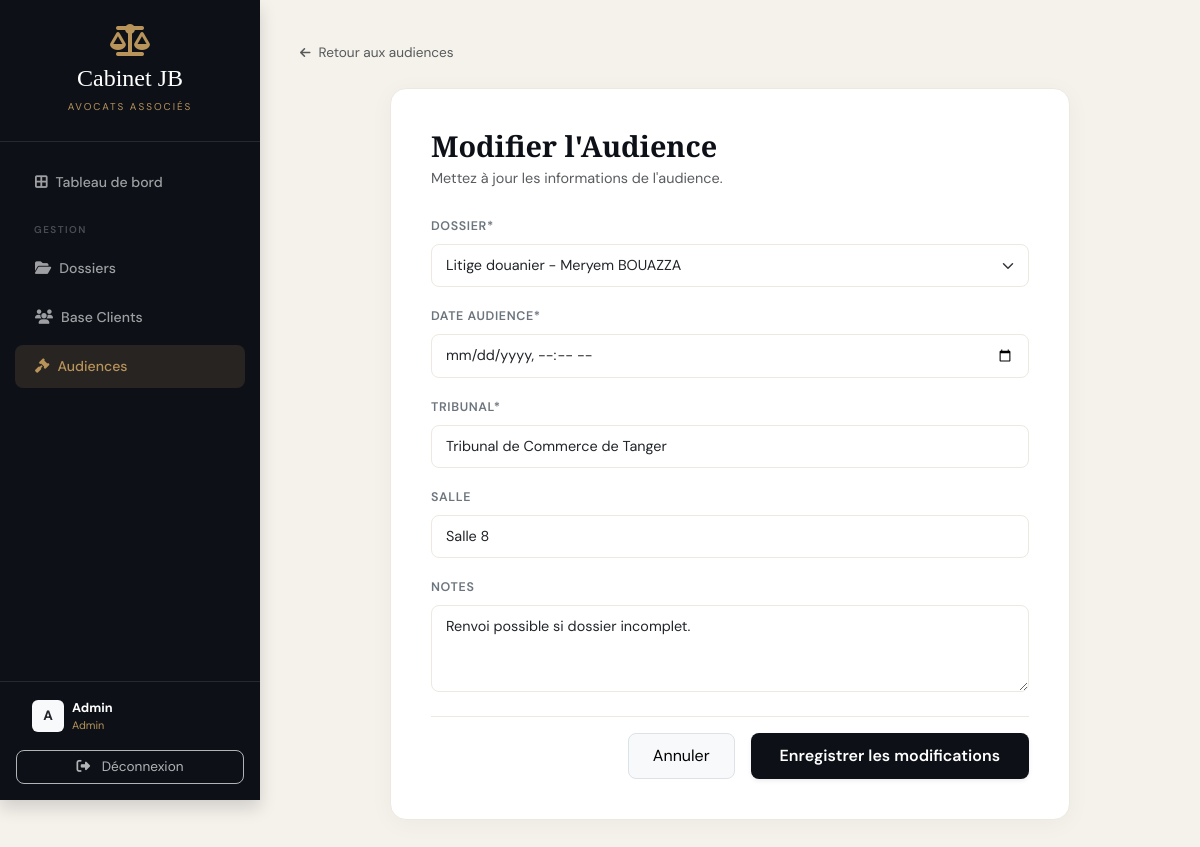
The app's page /audience/5/modifier/ (signed in) with its own data.
### comptes/models.py (models this page shows, shortened)
class CustomUser(AbstractUser):
    ROLE_CHOICES = (
        ('Avocat', 'Avocat'),
        ('Secretaire', 'Secrétaire'),
    )
    role = models.CharField(max_length=20, choices=ROLE_CHOICES, default='Avocat')

### dossiers/models.py (models this page shows, shortened)
class Audience(models.Model):
    dossier = models.ForeignKey(Dossier, on_delete=models.CASCADE, related_name='audiences')
    date_audience = models.DateTimeField()
    tribunal = models.CharField(max_length=150)
    salle = models.CharField(max_length=50, blank=True)
    notes = models.TextField(blank=True)

### dossiers/views.py (the view)
# urls.py: path('audience/<int:pk>/modifier/', AudienceUpdateView.as_view(), name='audience_update'),
class AudienceUpdateView(LoginRequiredMixin, UpdateView):
    model = Audience
    form_class = AudienceForm
    template_name = 'dossiers/audience_form.html'
    success_url = reverse_lazy('audience_list')
    def get_context_data(self, **kwargs):
        context = super().get_context_data(**kwargs)
        context['is_update'] = True
        return context

### dossiers/forms.py
class AudienceForm(forms.ModelForm):
    class Meta:
        model = Audience
        fields = ['dossier', 'date_audience', 'tribunal', 'salle', 'notes']
        widgets = {
            'date_audience': forms.DateTimeInput(attrs={'type': 'datetime-local'}),
            'notes': forms.Textarea(attrs={'rows': 3}),
        }

### dossiers/models.py (called while the page is built)
    def __str__(self):
        return f"{self.prenom.title()} {self.nom.upper()}"

    def __str__(self):
        return f"{self.titre} - {self.client}"

### dossiers/templates/dossiers/audience_form.html (shortened to what this page needs)
{% extends 'base/base.html' %}
{% load crispy_forms_tags %}
{% block content %}
<div class="mb-4">
    <a href="{% url 'audience_list' %}" class="text-muted text-decoration-none d-inline-flex align-items-center" style="font-size: 0.85rem; transition: color 0.2s;">
        <i class="fa-solid fa-arrow-left me-2" style="font-size: 0.75rem;"></i> Retour aux audiences
    </a>
</div>
<div class="form-card">
    <h2 class="brand-font fw-bold mb-1" style="font-size: 1.8rem; color: var(--ink);">
        {% if is_update %}Modifier l'Audience{% else %}Nouvelle Audience{% endif %}
    </h2>
    <p class="text-muted mb-4" style="font-size: 0.9rem;">
        {% if is_update %}Mettez à jour les informations de l'audience.{% else %}Planifiez une nouvelle audience pour un dossier.{% endif %}
    </p>
    <form method="POST">
        {{ form|crispy }}
        <div class="d-flex justify-content-end gap-3 mt-4 pt-3 border-top" style="border-color: #ede9e1 !important;">
            <a href="{% url 'audience_list' %}" class="btn btn-light border" style="border-radius: 8px; padding: 10px 24px;">
                Annuler
            </a>
            <button type="submit" class="btn btn-cabinet shadow-sm" style="border-radius: 8px; padding: 10px 28px; font-weight: 600;">
                {% if is_update %}Enregistrer les modifications{% else %}Créer l'audience{% endif %}
            </button>
        </div>
    </form>
</div>
{% endblock %}

### templates/base/base.html (shortened to what this page needs)
<!DOCTYPE html>
<html lang="fr">
<head>
    <link href="https://cdn.jsdelivr.net/npm/bootstrap@5.3.0/dist/css/bootstrap.min.css" rel="stylesheet">
    <link rel="stylesheet" href="https://cdnjs.cloudflare.com/ajax/libs/font-awesome/6.4.0/css/all.min.css">
</head>
<body>
    <div class="sidebar shadow">
        <div class="text-center py-4 border-bottom border-light border-opacity-10">
            <i class="fa-solid fa-scale-balanced fa-2x mb-2" style="color: var(--gold);"></i>
            <h4 class="brand-font mb-0 text-white">Cabinet JB</h4>
            <small style="color: var(--gold); font-size: 0.62rem; letter-spacing: 2px;" class="text-uppercase">Avocats Associés</small>
        </div>
        <div class="d-flex flex-column mt-3 flex-grow-1" style="overflow-y: auto;">
            <a href="{% url 'dashboard' %}" class="{% if request.resolver_match.url_name == 'dashboard' %}active{% endif %}">
                <i class="fa-solid fa-border-all me-2" style="font-size:0.9rem;"></i> Tableau de bord
            </a>
            {% if user.is_authenticated and user.is_staff %}
            <div class="nav-section-label">Gestion</div>
            <a href="{% url 'dossier_list' %}" class="{% if 'dossier' in request.resolver_match.url_name %}active{% endif %}">
                <i class="fa-solid fa-folder-open me-2" style="font-size:0.9rem;"></i> Dossiers
            </a>
            <a href="{% url 'client_list' %}" class="{% if 'client' in request.resolver_match.url_name %}active{% endif %}">
                <i class="fa-solid fa-users me-2" style="font-size:0.9rem;"></i> Base Clients
            </a>
            <a href="{% url 'audience_list' %}" class="{% if 'audience' in request.resolver_match.url_name %}active{% endif %}">
                <i class="fa-solid fa-gavel me-2" style="font-size:0.9rem;"></i> Audiences
            </a>
            {% endif %}
        </div>
        <div class="p-3 border-top border-light border-opacity-10">
            {% if user.is_authenticated %}
                <div class="d-flex align-items-center px-3 mb-3">
                    <div class="rounded bg-light text-dark d-flex align-items-center justify-content-center fw-bold me-2" style="width:32px;height:32px;font-size:0.85rem;">
                        {{ user.username|first|upper }}
                    </div>
                    <div style="font-size: 0.8rem;">
                        <div class="fw-bold text-white">{{ user.username|title }}</div>
                        <div style="color:var(--gold);font-size:0.68rem;">{% if user.is_superuser %}Admin{% else %}Secrétaire{% endif %}</div>
                    </div>
                </div>
                <form action="{% url 'logout' %}" method="post">
                    <button type="submit" class="btn btn-outline-light w-100 btn-logout">
                        <i class="fa-solid fa-right-from-bracket me-2"></i> Déconnexion
                    </button>
                </form>
            {% endif %}
        </div>
    </div>
    <div class="main-content">
        {% block content %}{% endblock %}
    </div>
</body>
</html>

### templates/base/base.html (style rules this page uses)
:root { --ink: #0d1117; --cream: #f5f2ec; --gold: #b8935a; }
body { font-family: 'DM Sans', sans-serif; background-color: var(--cream); color: var(--ink); min-height: 100vh; display: flex; margin: 0; }
h1, h2, h3, h4, h5, .brand-font { font-family: 'Cormorant Garamond', serif; }
.sidebar { width: 260px; background-color: var(--ink); color: white; position: fixed; height: 100vh; display: flex; flex-direction: column; z-index: 100; }
.sidebar a { color: rgba(255,255,255,0.6); text-decoration: none; padding: 11px 20px; margin: 3px 15px; border-radius: 8px; transition: 0.3s; font-weight: 500; font-size: 0.88rem; display: flex; align-items: center; }
.sidebar a:hover, .sidebar a.active { background-color: rgba(184,147,90,0.15); color: var(--gold); }
.sidebar .nav-section-label { font-size: 0.62rem; text-transform: uppercase; letter-spacing: 1.5px; color: rgba(255,255,255,0.25); padding: 16px 34px 6px; font-weight: 600; }
.main-content { margin-left: 260px; flex: 1; padding: 40px; }
.btn-cabinet { background-color: var(--ink); color: white; border-radius: 8px; transition: 0.3s; }
.btn-logout { border-radius: 8px; opacity: 0.7; font-size: 0.85rem; transition: all 0.3s ease; }

### dossiers/templates/dossiers/audience_form.html (style rules this page uses)
.form-card { background: #ffffff; border-radius: 16px; border: 1px solid #ede9e1; box-shadow: 0 4px 24px rgba(0,0,0,0.04); padding: 40px; max-width: 680px; margin: 0 auto; }
.form-label { font-size: 0.78rem; font-weight: 600; text-transform: uppercase; letter-spacing: 0.05em; color: #6c757d; }
.form-control, .form-select { border-radius: 8px; border: 1px solid #ede9e1; padding: 10px 14px; font-size: 0.9rem; }

### records on screen
CustomUser: username|first "A", username "Admin"
Audience: dossier "Litige douanier - Meryem BOUAZZA", tribunal "Tribunal de Commerce de Tanger", salle "Salle 8", notes "Renvoi possible si dossier incomplet."
